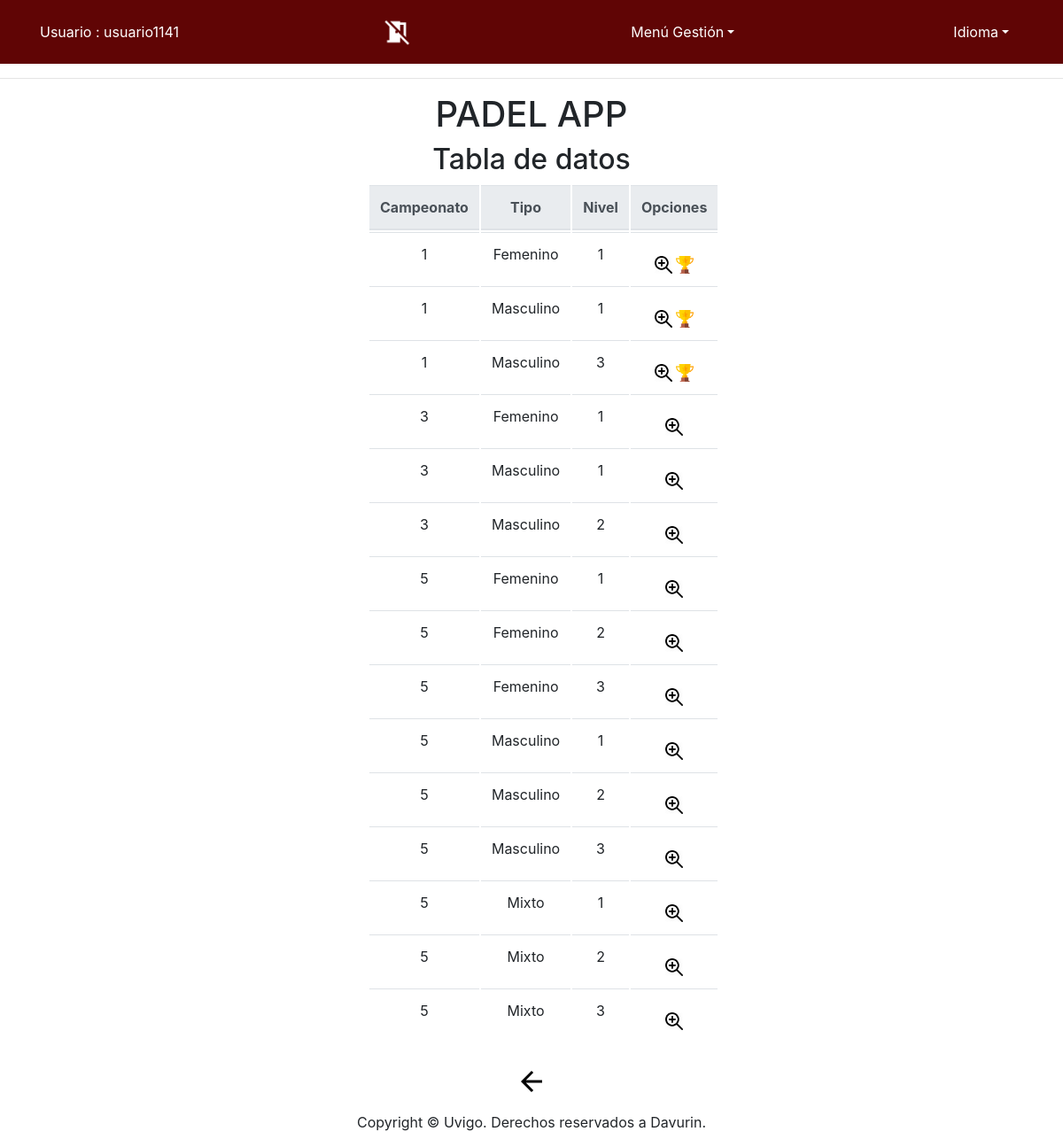
The app's page /app/Controllers/CATEGORIA_CONTROLLER.php (signed in) with its own data.
### tables this page shows
CREATE TABLE IF NOT EXISTS `Categoria` (
  `IdCampeonato` INT NOT NULL,
  `Tipo` VARCHAR(10) NOT NULL,
  `Nivel` INT NOT NULL,
  PRIMARY KEY (`IdCampeonato`, `Tipo`, `Nivel`),
  INDEX `fk_Campeonato_has_Categoria_idx` (`IdCampeonato` ASC) ,
  CONSTRAINT `fk_Campeonato_has_Categoria_idx`
    FOREIGN KEY (`IdCampeonato`)
    REFERENCES `Campeonato` (`IdCampeonato`)
    ON DELETE NO ACTION
    ON UPDATE NO ACTION);

### app/Functions/Authentication.php (called while the page is built)
<?php
function IsAuthenticated(){
	if (!isset($_SESSION['login']) && !isset($_SESSION['tipo'])){
		return false;
	}
	else{
		return true;
	}
}
?>

### app/Models/CATEGORIA_MODEL.php (called while the page is built, shortened)
<?php
class CATEGORIA_MODEL{
	var $IdCampeonato;
    var $Tipo;
	var $Nivel;
	var $mysqli;
	function __construct($IdCampeonato,$Tipo,$Nivel) {
		$this->IdCampeonato = $IdCampeonato;
		$this->Tipo = $Tipo;
		$this->Nivel = $Nivel;
		include_once '../Functions/BdAdmin.php';
		$this->mysqli = ConectarBD();
	}
	function SEARCH() {
		$sql = "select Cat.IdCampeonato as IdCampeonato,
					Cat.Tipo as Tipo,
					Cat.Nivel as Nivel,
					Cam.FechaIni as FechaIni,
					Cam.FechaFin as FechaFin,
					Cam.HoraIni as HoraIni,
					Cam.HoraFin as HoraFin,
					(select count(numPareja)  from Pareja where  IdCampeonato = Cat.IdCampeonato  && Tipo = Cat.Tipo  && Nivel LIKE Cat.Nivel) as numInscritos
       			from CATEGORIA Cat, CAMPEONATO Cam
    			where
    				(
					(BINARY Cat.IdCampeonato LIKE '%$this->IdCampeonato%') &&
					(BINARY Cat.Tipo LIKE '%$this->Tipo%') &&
					(BINARY Cat.Nivel LIKE '%$this->Nivel%')
					&& (Cat.IdCampeonato = Cam.IdCampeonato))
    				";
		if ( !( $resultado = $this->mysqli->query( $sql ) ) ) {
			return 'Error en la consulta sobre la base de datos';
		} else {
			return $resultado;
		}
	}
 	}
?>

### app/Functions/BdAdmin.php (called while the page is built, shortened)
<?php
function ConectarBD()
{
	    $mysqli = new mysqli("localhost", "user", "pass", "abpbase");
		return $mysqli;
}
?>

### app/Views/CATEGORIA/CATEGORIA_SHOWALL_View.php (the view, shortened to what this page needs)
<?php
class CATEGORIA_SHOWALL {
	function __construct( $lista, $datos) {
		$this->lista = $lista;
		$this->datos = $datos;
		$this->render($this->lista,$this->datos);
	}
	function render($lista,$datos){
		$this->datos = $datos;
	include '../Views/Header.php';
?>
		<div class="seccion" align="center">
			<h2>
				<?php echo $strings['Tabla de datos'];?>
			</h2>
			<div class="col-md-4" style="text-align: center">
			<table class="table">
				<thead class="thead-light">
				<tr>
<?php
					foreach ( $lista as $atributo ) {
?>
					<th>
						<?php echo $strings[$atributo]?>
					</th>
<?php
					}
?>
					<th colspan="2" >
						<?php echo $strings['Opciones']?>
					</th>
				</tr>
<?php
				while ( $fila = mysqli_fetch_array( $this->datos ) ) {
?>
				<tr>
<?php
					foreach ( $lista as $atributo ) {
?>
					<td>
<?php
							echo $fila[ $atributo ];
?>
					</td>
<?php
					}
?>
					<td>
						<form action="../Controllers/CATEGORIA_CONTROLLER.php" method="get" style="display:inline" >
								<button id ="buttonBien" type="submit" name="action" value="SHOWCURRENT" ><img src="../Views/icon/verdetalles_2.jpg" alt="<?php echo $strings['Ver en detalle']?>" width="20" height="20"/></button>
<?php
					if((($fila['FechaIni'] < date("Y-m-d")) && ($fila['FechaFin'] >= date("Y-m-d")) && $fila['numInscritos'] <= 96))
					{
						if(($fila['FechaFin'] == date("Y-m-d")) && ($fila['HoraFin'] > date("H:i:s"))){
?>
								<button id ="buttonBien" type="submit" name="action" value="INSCRIPTION" ><img src="../Views/icon/exito.png" alt="<?php echo $strings['Ver en detalle']?>" width="20" height="20"/></button>
<?php
							  }else{
								if(($fila['FechaFin'] > date("Y-m-d"))){
?>
									<button id ="buttonBien" type="submit" name="action" value="INSCRIPTION" ><img src="../Views/icon/exito.png" alt="<?php echo $strings['Ver en detalle']?>" width="20" height="20"/></button>
<?php
								}
							}
					}
?>
						</form>
				</tr>
<?php
				}
?>
			</thead>
			</table>
			<form action='../Controllers/USUARIO_CONTROLLER.php' method="get">
				<button id ="buttonBien" type="submit"><img src="../Views/icon/back_big2.png" alt="<?php echo $strings['Atras']?>" /></button>
			</form>
			</div>
		</div>
<?php
		include '../Views/Footer.php';
		}
		}
?>

### app/Controllers/CATEGORIA_CONTROLLER.php (shortened to what this page needs)
<?php
include '../Functions/Authentication.php';
include '../Models/CAMPEONATO_MODEL.php';
include '../Models/CATEGORIA_MODEL.php';
include '../Views/CATEGORIA/CATEGORIA_SHOWALL_View.php';
switch ( $_REQUEST[ 'action' ] ) {
	default:
		if($_SESSION['tipo'] == 'Deportista'){
			$CATEGORIA= new CATEGORIA_MODEL( '', '', '');
			$datos = $CATEGORIA->SEARCH();
			$lista = array( 'IdCampeonato','Tipo','Nivel');
			new CATEGORIA_SHOWALL( $lista, $datos);
		}else{
			$NOTICIA = new NOTICIA_MODEL( '', '', '');
			$datos = $NOTICIA->SEARCH();
			new USUARIO_DEFAULT($datos);
		}
}
?>

### app/Views/Header.php (shortened to what this page needs)
<?php
	include_once '../Functions/Authentication.php';
?>
<!doctype html>
<html lang="es">
  <head>
	<link rel="stylesheet" type="text/css" media="screen" href="../Views/css/bootstrap-4.0.0.css" hreflang="es">
	<link rel="stylesheet" type="text/css" media="screen" href="../Views/js/tcal/tcal.css" hreflang="es">
	  <link rel="stylesheet" type="text/css" href="https://cdn.datatables.net/1.10.19/css/jquery.dataTables.css">
	  <link rel="stylesheet" type="text/css" href="https://cdn.datatables.net/1.10.19/css/jquery.dataTables.min.css">
		<link rel="stylesheet" href="http://code.jquery.com/ui/1.11.4/themes/smoothness/jquery-ui.css">
  </head>
  <body>
	  <header>
    <nav class="navbar navbar-expand-lg navbar-dark bg-dark">
      <div class="container">
		<?php	if (IsAuthenticated()){  ?>
		<p style="color: white"><?php 	echo $strings['Usuario'] . ' : ' . $_SESSION['login'] . '<br>'; ?></p>
              <a class="nav-link disabled" href="../Functions/Desconectar.php" alt="<?php echo $strings['Desconectarse']?>"/>
              <img src="../Views/icon/desconectarse_big.png" width="32" height="32" alt="<?php echo $strings['Desconectarse']?>" style="float:right;">
<?php
	}
?>
	<?php if (isset($_SESSION['login']) & isset($_SESSION['tipo'])) {
 ?>
		<li class="nav-item dropdown" style="display: block">
			<a class="nav-link dropdown-toggle" style="color: white" href="<?php echo $strings['menuGestion']; ?>" id="navbarDropdown" role="button" data-toggle="dropdown" aria-haspopup="true" aria-expanded="false"><?php echo $strings['menuGestion']; ?></a>
				<?php if (isset($_SESSION['login']) & isset($_SESSION['tipo'])) {
					 ?>
					<?php if($_SESSION['tipo'] == 'Deportista'){ ?>
							<div class="dropdown-divider"></div>
								<button id ="buttonBien" type="submit"  name="gesCalendario" ><a class="dropdown-item" href="../Controllers/CALENDARIO_CONTROLLER.php"/><?php echo $strings['Gestión de calendario'] ?></a></button>
              	<?php } } }?>
            </li>
            <li class="nav-item dropdown" style="display: block">
			<form name='idiomform' action="../Functions/CambioIdioma.php" method="post">
              <a class="nav-link dropdown-toggle" style="color: white" href="<?php echo $strings['idioma']; ?>" id="navbarDropdown" role="button" data-toggle="dropdown" aria-haspopup="true" aria-expanded="false"><?php echo $strings['idioma']; ?></a>
			</form>
            </li>
        </div>
</nav>
	  <hr>
	  	<div align="center" class="titulo"><h1>PADEL APP</h1></div>
	</header>

### app/Views/Footer.php (shortened to what this page needs)
	<footer class="text-center" align="fixed" >
      <div class="container">
        <div class="row">
          <div class="col-12">
            <p>Copyright © Uvigo. Derechos reservados a Davurin.</p>
          </div>
        </div>
      </div>
	</footer>
  </body>
</html>

### records on screen
categoria: IdCampeonato "1", Tipo "Femenino", Nivel "1"
categoria: IdCampeonato "1", Tipo "Masculino", Nivel "1"
categoria: IdCampeonato "1", Tipo "Masculino", Nivel "3"
categoria: IdCampeonato "3", Tipo "Femenino", Nivel "1"
categoria: IdCampeonato "3", Tipo "Masculino", Nivel "1"
categoria: IdCampeonato "3", Tipo "Masculino", Nivel "2"
categoria: IdCampeonato "5", Tipo "Femenino", Nivel "1"
categoria: IdCampeonato "5", Tipo "Femenino", Nivel "2"
categoria: IdCampeonato "5", Tipo "Femenino", Nivel "3"
categoria: IdCampeonato "5", Tipo "Masculino", Nivel "1"
categoria: IdCampeonato "5", Tipo "Masculino", Nivel "2"
categoria: IdCampeonato "5", Tipo "Masculino", Nivel "3"
categoria: IdCampeonato "5", Tipo "Mixto", Nivel "1"
categoria: IdCampeonato "5", Tipo "Mixto", Nivel "2"
categoria: IdCampeonato "5", Tipo "Mixto", Nivel "3"

### other values on screen
$strings['Usuario'] "Usuario"
$_SESSION['login'] "usuario1141"
$strings['menuGestion'] "Menú Gestión"
$strings['idioma'] "Idioma"
$strings['Tabla de datos'] "Tabla de datos"
$strings[$atributo] "Campeonato"
$strings[$atributo] "Tipo"
$strings[$atributo] "Nivel"
$strings['Opciones'] "Opciones"
